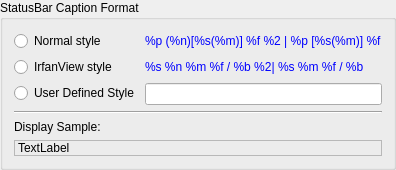
            <widget class="QGroupBox" name="groupBox_2">
             <property name="sizePolicy">
              <sizepolicy hsizetype="Preferred" vsizetype="Minimum">
               <horstretch>0</horstretch>
               <verstretch>0</verstretch>
              </sizepolicy>
             </property>
             <property name="title">
              <string>StatusBar Caption Format</string>
             </property>
             <layout class="QFormLayout" name="formLayout_3">
              <item row="0" column="0">
               <widget class="QRadioButton" name="radioButtonStatusBarNormalStyle">
                <property name="text">
                 <string>Normal style</string>
                </property>
               </widget>
              </item>
              <item row="0" column="1">
               <widget class="QLabel" name="label_6">
                <property name="palette">
                 <palette>
                  <active>
                   <colorrole role="WindowText">
                    <brush brushstyle="SolidPattern">
                     <color alpha="255">
                      <red>0</red>
                      <green>0</green>
                      <blue>255</blue>
                     </color>
                    </brush>
                   </colorrole>
                   <colorrole role="Button">
                    <brush brushstyle="SolidPattern">
                     <color alpha="255">
                      <red>0</red>
                      <green>0</green>
                      <blue>255</blue>
                     </color>
                    </brush>
                   </colorrole>
                   <colorrole role="Light">
                    <brush brushstyle="SolidPattern">
                     <color alpha="255">
                      <red>127</red>
                      <green>127</green>
                      <blue>255</blue>
                     </color>
                    </brush>
                   </colorrole>
                   <colorrole role="Midlight">
                    <brush brushstyle="SolidPattern">
                     <color alpha="255">
                      <red>63</red>
                      <green>63</green>
                      <blue>255</blue>
                     </color>
                    </brush>
                   </colorrole>
                   <colorrole role="Dark">
                    <brush brushstyle="SolidPattern">
                     <color alpha="255">
                      <red>0</red>
                      <green>0</green>
                      <blue>127</blue>
                     </color>
                    </brush>
                   </colorrole>
                   <colorrole role="Mid">
                    <brush brushstyle="SolidPattern">
                     <color alpha="255">
                      <red>0</red>
                      <green>0</green>
                      <blue>170</blue>
                     </color>
                    </brush>
                   </colorrole>
                   <colorrole role="Text">
                    <brush brushstyle="SolidPattern">
                     <color alpha="255">
                      <red>0</red>
                      <green>0</green>
                      <blue>255</blue>
                     </color>
                    </brush>
                   </colorrole>
                   <colorrole role="BrightText">
                    <brush brushstyle="SolidPattern">
                     <color alpha="255">
                      <red>255</red>
                      <green>255</green>
                      <blue>255</blue>
                     </color>
                    </brush>
                   </colorrole>
                   <colorrole role="ButtonText">
                    <brush brushstyle="SolidPattern">
                     <color alpha="255">
                      <red>0</red>
                      <green>0</green>
                      <blue>0</blue>
                     </color>
                    </brush>
                   </colorrole>
                   <colorrole role="Base">
                    <brush brushstyle="SolidPattern">
                     <color alpha="255">
                      <red>255</red>
                      <green>255</green>
                      <blue>255</blue>
                     </color>
                    </brush>
                   </colorrole>
                   <colorrole role="Window">
                    <brush brushstyle="SolidPattern">
                     <color alpha="255">
                      <red>0</red>
                      <green>0</green>
                      <blue>255</blue>
                     </color>
                    </brush>
                   </colorrole>
                   <colorrole role="Shadow">
                    <brush brushstyle="SolidPattern">
                     <color alpha="255">
                      <red>0</red>
                      <green>0</green>
                      <blue>0</blue>
                     </color>
                    </brush>
                   </colorrole>
                   <colorrole role="AlternateBase">
                    <brush brushstyle="SolidPattern">
                     <color alpha="255">
                      <red>127</red>
                      <green>127</green>
                      <blue>255</blue>
                     </color>
                    </brush>
                   </colorrole>
                   <colorrole role="ToolTipBase">
                    <brush brushstyle="SolidPattern">
                     <color alpha="255">
                      <red>255</red>
                      <green>255</green>
                      <blue>220</blue>
                     </color>
                    </brush>
                   </colorrole>
                   <colorrole role="ToolTipText">
                    <brush brushstyle="SolidPattern">
                     <color alpha="255">
                      <red>0</red>
                      <green>0</green>
                      <blue>0</blue>
                     </color>
                    </brush>
                   </colorrole>
                  </active>
                  <inactive>
                   <colorrole role="WindowText">
                    <brush brushstyle="SolidPattern">
                     <color alpha="255">
                      <red>0</red>
                      <green>0</green>
                      <blue>255</blue>
                     </color>
                    </brush>
                   </colorrole>
                   <colorrole role="Button">
                    <brush brushstyle="SolidPattern">
                     <color alpha="255">
                      <red>0</red>
                      <green>0</green>
                      <blue>255</blue>
                     </color>
                    </brush>
                   </colorrole>
                   <colorrole role="Light">
                    <brush brushstyle="SolidPattern">
                     <color alpha="255">
                      <red>127</red>
                      <green>127</green>
                      <blue>255</blue>
                     </color>
                    </brush>
                   </colorrole>
                   <colorrole role="Midlight">
                    <brush brushstyle="SolidPattern">
                     <color alpha="255">
                      <red>63</red>
                      <green>63</green>
                      <blue>255</blue>
                     </color>
                    </brush>
                   </colorrole>
                   <colorrole role="Dark">
                    <brush brushstyle="SolidPattern">
                     <color alpha="255">
                      <red>0</red>
                      <green>0</green>
                      <blue>127</blue>
                     </color>
                    </brush>
                   </colorrole>
                   <colorrole role="Mid">
                    <brush brushstyle="SolidPattern">
                     <color alpha="255">
                      <red>0</red>
                      <green>0</green>
                      <blue>170</blue>
                     </color>
                    </brush>
                   </colorrole>
                   <colorrole role="Text">
                    <brush brushstyle="SolidPattern">
                     <color alpha="255">
                      <red>0</red>
                      <green>0</green>
                      <blue>255</blue>
                     </color>
                    </brush>
                   </colorrole>
                   <colorrole role="BrightText">
                    <brush brushstyle="SolidPattern">
                     <color alpha="255">
                      <red>255</red>
                      <green>255</green>
                      <blue>255</blue>
                     </color>
                    </brush>
                   </colorrole>
                   <colorrole role="ButtonText">
                    <brush brushstyle="SolidPattern">
                     <color alpha="255">
                      <red>0</red>
                      <green>0</green>
                      <blue>0</blue>
                     </color>
                    </brush>
                   </colorrole>
                   <colorrole role="Base">
                    <brush brushstyle="SolidPattern">
                     <color alpha="255">
                      <red>255</red>
                      <green>255</green>
                      <blue>255</blue>
                     </color>
                    </brush>
                   </colorrole>
                   <colorrole role="Window">
                    <brush brushstyle="SolidPattern">
                     <color alpha="255">
                      <red>0</red>
                      <green>0</green>
                      <blue>255</blue>
                     </color>
                    </brush>
                   </colorrole>
                   <colorrole role="Shadow">
                    <brush brushstyle="SolidPattern">
                     <color alpha="255">
                      <red>0</red>
                      <green>0</green>
                      <blue>0</blue>
                     </color>
                    </brush>
                   </colorrole>
                   <colorrole role="AlternateBase">
                    <brush brushstyle="SolidPattern">
                     <color alpha="255">
                      <red>127</red>
                      <green>127</green>
                      <blue>255</blue>
                     </color>
                    </brush>
                   </colorrole>
                   <colorrole role="ToolTipBase">
                    <brush brushstyle="SolidPattern">
                     <color alpha="255">
                      <red>255</red>
                      <green>255</green>
                      <blue>220</blue>
                     </color>
                    </brush>
                   </colorrole>
                   <colorrole role="ToolTipText">
                    <brush brushstyle="SolidPattern">
                     <color alpha="255">
                      <red>0</red>
                      <green>0</green>
                      <blue>0</blue>
                     </color>
                    </brush>
                   </colorrole>
                  </inactive>
                  <disabled>
                   <colorrole role="WindowText">
                    <brush brushstyle="SolidPattern">
                     <color alpha="255">
                      <red>0</red>
                      <green>0</green>
                      <blue>127</blue>
                     </color>
                    </brush>
                   </colorrole>
                   <colorrole role="Button">
                    <brush brushstyle="SolidPattern">
                     <color alpha="255">
                      <red>0</red>
                      <green>0</green>
                      <blue>255</blue>
                     </color>
                    </brush>
                   </colorrole>
                   <colorrole role="Light">
                    <brush brushstyle="SolidPattern">
                     <color alpha="255">
                      <red>127</red>
                      <green>127</green>
                      <blue>255</blue>
                     </color>
                    </brush>
                   </colorrole>
                   <colorrole role="Midlight">
                    <brush brushstyle="SolidPattern">
                     <color alpha="255">
                      <red>63</red>
                      <green>63</green>
                      <blue>255</blue>
                     </color>
                    </brush>
                   </colorrole>
                   <colorrole role="Dark">
                    <brush brushstyle="SolidPattern">
                     <color alpha="255">
                      <red>0</red>
                      <green>0</green>
                      <blue>127</blue>
                     </color>
                    </brush>
                   </colorrole>
                   <colorrole role="Mid">
                    <brush brushstyle="SolidPattern">
                     <color alpha="255">
                      <red>0</red>
                      <green>0</green>
                      <blue>170</blue>
                     </color>
                    </brush>
                   </colorrole>
                   <colorrole role="Text">
                    <brush brushstyle="SolidPattern">
                     <color alpha="255">
                      <red>0</red>
                      <green>0</green>
                      <blue>127</blue>
                     </color>
                    </brush>
                   </colorrole>
                   <colorrole role="BrightText">
                    <brush brushstyle="SolidPattern">
                     <color alpha="255">
                      <red>255</red>
                      <green>255</green>
                      <blue>255</blue>
                     </color>
                    </brush>
                   </colorrole>
                   <colorrole role="ButtonText">
                    <brush brushstyle="SolidPattern">
                     <color alpha="255">
                      <red>0</red>
                      <green>0</green>
                      <blue>127</blue>
                     </color>
                    </brush>
                   </colorrole>
                   <colorrole role="Base">
                    <brush brushstyle="SolidPattern">
                     <color alpha="255">
                      <red>0</red>
                      <green>0</green>
                      <blue>255</blue>
                     </color>
                    </brush>
                   </colorrole>
                   <colorrole role="Window">
                    <brush brushstyle="SolidPattern">
                     <color alpha="255">
                      <red>0</red>
                      <green>0</green>
                      <blue>255</blue>
                     </color>
                    </brush>
                   </colorrole>
                   <colorrole role="Shadow">
                    <brush brushstyle="SolidPattern">
                     <color alpha="255">
                      <red>0</red>
                      <green>0</green>
                      <blue>0</blue>
                     </color>
                    </brush>
                   </colorrole>
                   <colorrole role="AlternateBase">
                    <brush brushstyle="SolidPattern">
                     <color alpha="255">
                      <red>0</red>
                      <green>0</green>
                      <blue>255</blue>
                     </color>
                    </brush>
                   </colorrole>
                   <colorrole role="ToolTipBase">
                    <brush brushstyle="SolidPattern">
                     <color alpha="255">
                      <red>255</red>
                      <green>255</green>
                      <blue>220</blue>
                     </color>
                    </brush>
                   </colorrole>
                   <colorrole role="ToolTipText">
                    <brush brushstyle="SolidPattern">
                     <color alpha="255">
                      <red>0</red>
                      <green>0</green>
                      <blue>0</blue>
                     </color>
                    </brush>
                   </colorrole>
                  </disabled>
                 </palette>
                </property>
                <property name="text">
                 <string notr="true">%p (%n)[%s(%m)] %f %2 | %p [%s(%m)] %f</string>
                </property>
               </widget>
              </item>
              <item row="1" column="0">
               <widget class="QRadioButton" name="radioButtonStatusBarIrfanViewStyle">
                <property name="text">
                 <string>IrfanView style</string>
                </property>
               </widget>
              </item>
              <item row="1" column="1">
               <widget class="QLabel" name="label_7">
                <property name="palette">
                 <palette>
                  <active>
                   <colorrole role="WindowText">
                    <brush brushstyle="SolidPattern">
                     <color alpha="255">
                      <red>0</red>
                      <green>0</green>
                      <blue>255</blue>
                     </color>
                    </brush>
                   </colorrole>
                   <colorrole role="Button">
                    <brush brushstyle="SolidPattern">
                     <color alpha="255">
                      <red>0</red>
                      <green>0</green>
                      <blue>255</blue>
                     </color>
                    </brush>
                   </colorrole>
                   <colorrole role="Light">
                    <brush brushstyle="SolidPattern">
                     <color alpha="255">
                      <red>127</red>
                      <green>127</green>
                      <blue>255</blue>
                     </color>
                    </brush>
                   </colorrole>
                   <colorrole role="Midlight">
                    <brush brushstyle="SolidPattern">
                     <color alpha="255">
                      <red>63</red>
                      <green>63</green>
                      <blue>255</blue>
                     </color>
                    </brush>
                   </colorrole>
                   <colorrole role="Dark">
                    <brush brushstyle="SolidPattern">
                     <color alpha="255">
                      <red>0</red>
                      <green>0</green>
                      <blue>127</blue>
                     </color>
                    </brush>
                   </colorrole>
                   <colorrole role="Mid">
                    <brush brushstyle="SolidPattern">
                     <color alpha="255">
                      <red>0</red>
                      <green>0</green>
                      <blue>170</blue>
                     </color>
                    </brush>
                   </colorrole>
                   <colorrole role="Text">
                    <brush brushstyle="SolidPattern">
                     <color alpha="255">
                      <red>0</red>
                      <green>0</green>
                      <blue>255</blue>
                     </color>
                    </brush>
                   </colorrole>
                   <colorrole role="BrightText">
                    <brush brushstyle="SolidPattern">
                     <color alpha="255">
                      <red>255</red>
                      <green>255</green>
                      <blue>255</blue>
                     </color>
                    </brush>
                   </colorrole>
                   <colorrole role="ButtonText">
                    <brush brushstyle="SolidPattern">
                     <color alpha="255">
                      <red>0</red>
                      <green>0</green>
                      <blue>0</blue>
                     </color>
                    </brush>
                   </colorrole>
                   <colorrole role="Base">
                    <brush brushstyle="SolidPattern">
                     <color alpha="255">
                      <red>255</red>
                      <green>255</green>
                      <blue>255</blue>
                     </color>
                    </brush>
                   </colorrole>
                   <colorrole role="Window">
                    <brush brushstyle="SolidPattern">
                     <color alpha="255">
                      <red>0</red>
                      <green>0</green>
                      <blue>255</blue>
                     </color>
                    </brush>
                   </colorrole>
                   <colorrole role="Shadow">
                    <brush brushstyle="SolidPattern">
                     <color alpha="255">
                      <red>0</red>
                      <green>0</green>
                      <blue>0</blue>
                     </color>
                    </brush>
                   </colorrole>
                   <colorrole role="AlternateBase">
                    <brush brushstyle="SolidPattern">
                     <color alpha="255">
                      <red>127</red>
                      <green>127</green>
                      <blue>255</blue>
                     </color>
                    </brush>
                   </colorrole>
                   <colorrole role="ToolTipBase">
                    <brush brushstyle="SolidPattern">
                     <color alpha="255">
                      <red>255</red>
                      <green>255</green>
                      <blue>220</blue>
                     </color>
                    </brush>
                   </colorrole>
                   <colorrole role="ToolTipText">
                    <brush brushstyle="SolidPattern">
                     <color alpha="255">
                      <red>0</red>
                      <green>0</green>
                      <blue>0</blue>
                     </color>
                    </brush>
                   </colorrole>
                  </active>
                  <inactive>
                   <colorrole role="WindowText">
                    <brush brushstyle="SolidPattern">
                     <color alpha="255">
                      <red>0</red>
                      <green>0</green>
                      <blue>255</blue>
                     </color>
                    </brush>
                   </colorrole>
                   <colorrole role="Button">
                    <brush brushstyle="SolidPattern">
                     <color alpha="255">
                      <red>0</red>
                      <green>0</green>
                      <blue>255</blue>
                     </color>
                    </brush>
                   </colorrole>
                   <colorrole role="Light">
                    <brush brushstyle="SolidPattern">
                     <color alpha="255">
                      <red>127</red>
                      <green>127</green>
                      <blue>255</blue>
                     </color>
                    </brush>
                   </colorrole>
                   <colorrole role="Midlight">
                    <brush brushstyle="SolidPattern">
                     <color alpha="255">
                      <red>63</red>
                      <green>63</green>
                      <blue>255</blue>
                     </color>
                    </brush>
                   </colorrole>
                   <colorrole role="Dark">
                    <brush brushstyle="SolidPattern">
                     <color alpha="255">
                      <red>0</red>
                      <green>0</green>
                      <blue>127</blue>
                     </color>
                    </brush>
                   </colorrole>
                   <colorrole role="Mid">
                    <brush brushstyle="SolidPattern">
                     <color alpha="255">
                      <red>0</red>
                      <green>0</green>
                      <blue>170</blue>
                     </color>
                    </brush>
                   </colorrole>
                   <colorrole role="Text">
                    <brush brushstyle="SolidPattern">
                     <color alpha="255">
                      <red>0</red>
                      <green>0</green>
                      <blue>255</blue>
                     </color>
                    </brush>
                   </colorrole>
                   <colorrole role="BrightText">
                    <brush brushstyle="SolidPattern">
                     <color alpha="255">
                      <red>255</red>
                      <green>255</green>
                      <blue>255</blue>
                     </color>
                    </brush>
                   </colorrole>
                   <colorrole role="ButtonText">
                    <brush brushstyle="SolidPattern">
                     <color alpha="255">
                      <red>0</red>
                      <green>0</green>
                      <blue>0</blue>
                     </color>
                    </brush>
                   </colorrole>
                   <colorrole role="Base">
                    <brush brushstyle="SolidPattern">
                     <color alpha="255">
                      <red>255</red>
                      <green>255</green>
                      <blue>255</blue>
                     </color>
                    </brush>
                   </colorrole>
                   <colorrole role="Window">
                    <brush brushstyle="SolidPattern">
                     <color alpha="255">
                      <red>0</red>
                      <green>0</green>
                      <blue>255</blue>
                     </color>
                    </brush>
                   </colorrole>
                   <colorrole role="Shadow">
                    <brush brushstyle="SolidPattern">
                     <color alpha="255">
                      <red>0</red>
                      <green>0</green>
                      <blue>0</blue>
                     </color>
                    </brush>
                   </colorrole>
                   <colorrole role="AlternateBase">
                    <brush brushstyle="SolidPattern">
                     <color alpha="255">
                      <red>127</red>
                      <green>127</green>
                      <blue>255</blue>
                     </color>
                    </brush>
                   </colorrole>
                   <colorrole role="ToolTipBase">
                    <brush brushstyle="SolidPattern">
                     <color alpha="255">
                      <red>255</red>
                      <green>255</green>
                      <blue>220</blue>
                     </color>
                    </brush>
                   </colorrole>
                   <colorrole role="ToolTipText">
                    <brush brushstyle="SolidPattern">
                     <color alpha="255">
                      <red>0</red>
                      <green>0</green>
                      <blue>0</blue>
                     </color>
                    </brush>
                   </colorrole>
                  </inactive>
                  <disabled>
                   <colorrole role="WindowText">
                    <brush brushstyle="SolidPattern">
                     <color alpha="255">
                      <red>0</red>
                      <green>0</green>
                      <blue>127</blue>
                     </color>
                    </brush>
                   </colorrole>
                   <colorrole role="Button">
                    <brush brushstyle="SolidPattern">
                     <color alpha="255">
                      <red>0</red>
                      <green>0</green>
                      <blue>255</blue>
                     </color>
                    </brush>
                   </colorrole>
                   <colorrole role="Light">
                    <brush brushstyle="SolidPattern">
                     <color alpha="255">
                      <red>127</red>
                      <green>127</green>
                      <blue>255</blue>
                     </color>
                    </brush>
                   </colorrole>
                   <colorrole role="Midlight">
                    <brush brushstyle="SolidPattern">
                     <color alpha="255">
                      <red>63</red>
                      <green>63</green>
                      <blue>255</blue>
                     </color>
                    </brush>
                   </colorrole>
                   <colorrole role="Dark">
                    <brush brushstyle="SolidPattern">
                     <color alpha="255">
                      <red>0</red>
                      <green>0</green>
                      <blue>127</blue>
                     </color>
                    </brush>
                   </colorrole>
                   <colorrole role="Mid">
                    <brush brushstyle="SolidPattern">
                     <color alpha="255">
                      <red>0</red>
                      <green>0</green>
                      <blue>170</blue>
                     </color>
                    </brush>
                   </colorrole>
                   <colorrole role="Text">
                    <brush brushstyle="SolidPattern">
                     <color alpha="255">
                      <red>0</red>
                      <green>0</green>
                      <blue>127</blue>
                     </color>
                    </brush>
                   </colorrole>
                   <colorrole role="BrightText">
                    <brush brushstyle="SolidPattern">
                     <color alpha="255">
                      <red>255</red>
                      <green>255</green>
                      <blue>255</blue>
                     </color>
                    </brush>
                   </colorrole>
                   <colorrole role="ButtonText">
                    <brush brushstyle="SolidPattern">
                     <color alpha="255">
                      <red>0</red>
                      <green>0</green>
                      <blue>127</blue>
                     </color>
                    </brush>
                   </colorrole>
                   <colorrole role="Base">
                    <brush brushstyle="SolidPattern">
                     <color alpha="255">
                      <red>0</red>
                      <green>0</green>
                      <blue>255</blue>
                     </color>
                    </brush>
                   </colorrole>
                   <colorrole role="Window">
                    <brush brushstyle="SolidPattern">
                     <color alpha="255">
                      <red>0</red>
                      <green>0</green>
                      <blue>255</blue>
                     </color>
                    </brush>
                   </colorrole>
                   <colorrole role="Shadow">
                    <brush brushstyle="SolidPattern">
                     <color alpha="255">
                      <red>0</red>
                      <green>0</green>
                      <blue>0</blue>
                     </color>
                    </brush>
                   </colorrole>
                   <colorrole role="AlternateBase">
                    <brush brushstyle="SolidPattern">
                     <color alpha="255">
                      <red>0</red>
                      <green>0</green>
                      <blue>255</blue>
                     </color>
                    </brush>
                   </colorrole>
                   <colorrole role="ToolTipBase">
                    <brush brushstyle="SolidPattern">
                     <color alpha="255">
                      <red>255</red>
                      <green>255</green>
                      <blue>220</blue>
                     </color>
                    </brush>
                   </colorrole>
                   <colorrole role="ToolTipText">
                    <brush brushstyle="SolidPattern">
                     <color alpha="255">
                      <red>0</red>
                      <green>0</green>
                      <blue>0</blue>
                     </color>
                    </brush>
                   </colorrole>
                  </disabled>
                 </palette>
                </property>
                <property name="text">
                 <string notr="true">%s %n %m %f / %b %2| %s %m %f / %b</string>
                </property>
               </widget>
              </item>
              <item row="2" column="0">
               <widget class="QRadioButton" name="radioButtonStatusBarUserDefined">
                <property name="text">
                 <string>User Defined Style</string>
                </property>
               </widget>
              </item>
              <item row="2" column="1">
               <widget class="QLineEdit" name="lineEditStatusBarUserStyle"/>
              </item>
              <item row="3" column="0" colspan="2">
               <widget class="Line" name="line">
                <property name="orientation">
                 <enum>Qt::Horizontal</enum>
                </property>
               </widget>
              </item>
              <item row="4" column="0">
               <widget class="QLabel" name="label_11">
                <property name="text">
                 <string>Display Sample:</string>
                </property>
               </widget>
              </item>
              <item row="5" column="0" colspan="2">
               <widget class="QLabel" name="labelStatusBarSample">
                <property name="frameShape">
                 <enum>QFrame::StyledPanel</enum>
                </property>
                <property name="text">
                 <string notr="true">TextLabel</string>
                </property>
               </widget>
              </item>
             </layout>
            </widget>
